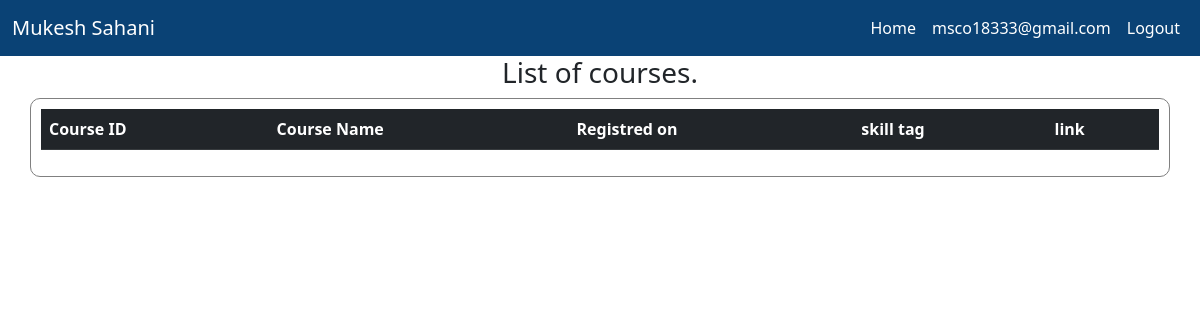
The app's page /profesor-course-list/master@power.com (signed in), older data.
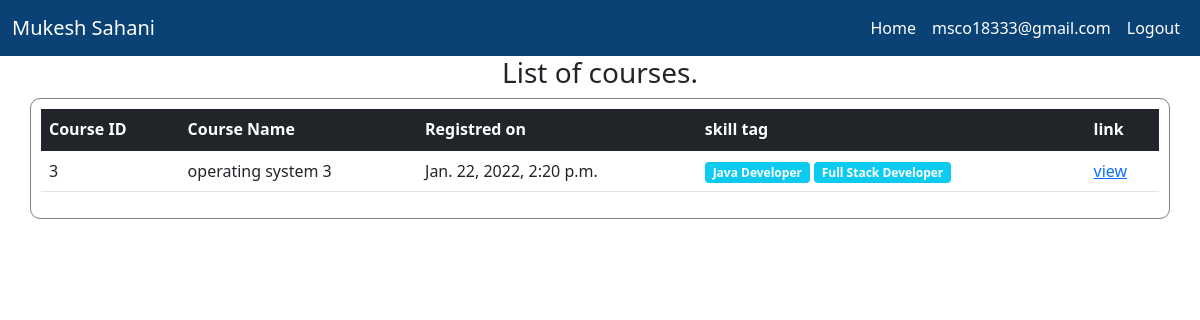
The same page, newer data.
### course_system/models.py (models this page shows, shortened)
class CourseData(models.Model):
    course_id = models.AutoField(primary_key=True)
    course_name = models.CharField(max_length=255, blank=True)
    course_json_file = models.FileField(upload_to='documents/')
    uploaded_at = models.DateTimeField(auto_now_add=True)
    def __str__(self):
        return self.course_name

class DomainData(models.Model):
    domain_name = models.CharField(max_length=100)

### student_panel/views.py (the view)
# urls.py: path('profesor-course-list/<str:username>',views.get_profesor_course),
@login_required
def get_profesor_course(request,username):
    context = {}
    user = User.objects.get(username=username)
    professor_profile = profile.objects.get(user = user)
    course_list = CourseRegisterBy.objects.filter(user_id = professor_profile)
    if course_list == []:
        context['valid'] = False
    else:
        course_list_prof = [data.course_id for data in course_list]
        print(course_list_prof)
        list_course_tag = [CourseTagList(course_data = course, tag_list=get_tag_course(course)) for course in course_list_prof]
        context['valid'] = True
        context['list_course_tag'] = list_course_tag
    return render(request, 'student_panel/student_panel_prof_course.html',context)

### course_system/core.py (called while the page is built)
def find_text(input_text : str, target_str_list : list) -> bool:
    for target_str in target_str_list:
        if input_text.lower().find(target_str.lower()) != -1:
            return True
    return False

def get_tag_course(course_object : CourseData) -> list:
    tag_course_list = []
    skill_list = [ skill.domain_name for skill in DomainData.objects.all() ]
    for skill in skill_list:
        skill_word_data_object = SkillHotWords.objects.filter(skill_name = skill)
        skill_list_hot_words = [sk.hot_word for sk in skill_word_data_object]
        if skill_list_hot_words != []:
            print(skill_list_hot_words)
            skill_map_object = CourseSkillMap(course_json_extractor=CourseJSONdataExtractor(course_json_object=get_json_object_course(course_object)), skill_hot_work_list=skill_list_hot_words)
            if skill_map_object.is_required():
                tag_course_list.append(skill)
    print("-----------")
    print(tag_course_list)
    print("-----------")
    return tag_course_list

    def get_subject_name(self) -> str:
        return self.__subject_name

    def get_course_application(self) -> list:
        return self.__course_application

### student_panel/templates/student_panel/student_panel_prof_course.html (shortened to what this page needs)
{% extends 'student_panel_basic.html' %}
{% load static %}
{% block body %}
    {% if NO_ENROLL %}
        <div class="alert alert-danger text-capitalize">
            You have not Enrolled for Any Course.<b>Please Enroll for same course</b>
        </div>
    {% else %}
    {% if valid %}
        <div class="container">
            <center>
                <p class="h3">
                    List of courses.
                </p>
            </center>
        </div>
        <div class="container" style="border: 1px solid gray;border-radius: 10px;padding:10px">
            <table class="table" >
                <thead class="table-dark">
                    <th scope="col">
                        Course ID
                    </th>
                    <th scope="col">
                        Course Name
                    </th>
                    <th scope="col">
                        Registred on
                    </th>
                    <th scope="col">
                        skill tag
                    </th>
                    <th scope="col">
                        link
                    </th>
                </thead>
                <tbody>
                    {% for course_tag in list_course_tag %}
                        <tr>
                            <td>
                                {{ course_tag.course.course_id }}
                            </td>
                            <td>
                                {{ course_tag.course.course_name }}
                            </td>
                            <td>
                                {{ course_tag.course.uploaded_at }}
                            </td>
                            <td>
                                {% for tag in course_tag.tag_list %}
                                <span class="badge bg-info"> {{ tag }} </span>
                                {% endfor %}
                            </td>
                            <td>
                                <a href="/course/courseview/{{ course_tag.course.course_id }}">view</a>
                            </td>
                        </tr>
                    {% endfor %}
                </tbody>
            </table>
        </div>
        {% else %}
        <div class="alert alert-info">
            No Courses has Been Registered.
        </div>
    {% endif %}
    {% endif %}
{% endblock %}

Row changes from the older to the newer data that the page shows:
added CourseData: course.course_id "3", course.course_name "operating system 3", course.uploaded_at "Jan. 22, 2022, 2:20 p.m."
now on this page (row unchanged): DomainData: tag_list "Java Developer"
now on this page (row unchanged): DomainData: tag_list "Full Stack Developer"
Text that changed along with them:
new list line: "view"
